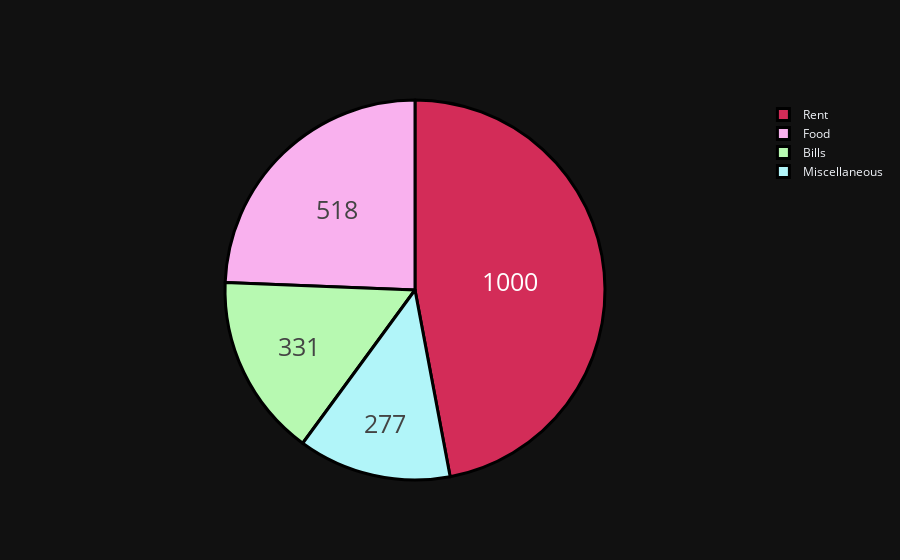

Write notebook code for a chart like this one.
### Code cell
#Expenses

#breakdown each category 
groups = ['Rent', 'Food', 'Bills', 'Miscellaneous']
#create amount
amount = [1000, 518, 331, 277]
#style
colors = ['#d32c58', '#f9b1ee', '#b7f9b1', '#b1f5f9']

trace = go.Pie(labels = groups, values = amount,
               hoverinfo = 'label+percent', textinfo = 'value',
               textfont = dict(size = 25),
               marker = dict(colors = colors,
                             line = dict(color = '#000000', width = 3)))

#plot - 
iplot([trace])

### Figure 1 — Plotly figure (JSON) as saved in the notebook; plotly's stock layout.template omitted (floating-point values rounded to 4 significant figures)
{"data": [{"hoverinfo": "label+percent", "labels": ["Rent", "Food", "Bills", "Miscellaneous"], "marker": {"colors": ["#d32c58", "#f9b1ee", "#b7f9b1", "#b1f5f9"], "line": {"color": "#000000", "width": 3}}, "textfont": {"size": 25}, "textinfo": "value", "values": [1000, 518, 331, 277], "type": "pie"}], "layout": {}}
